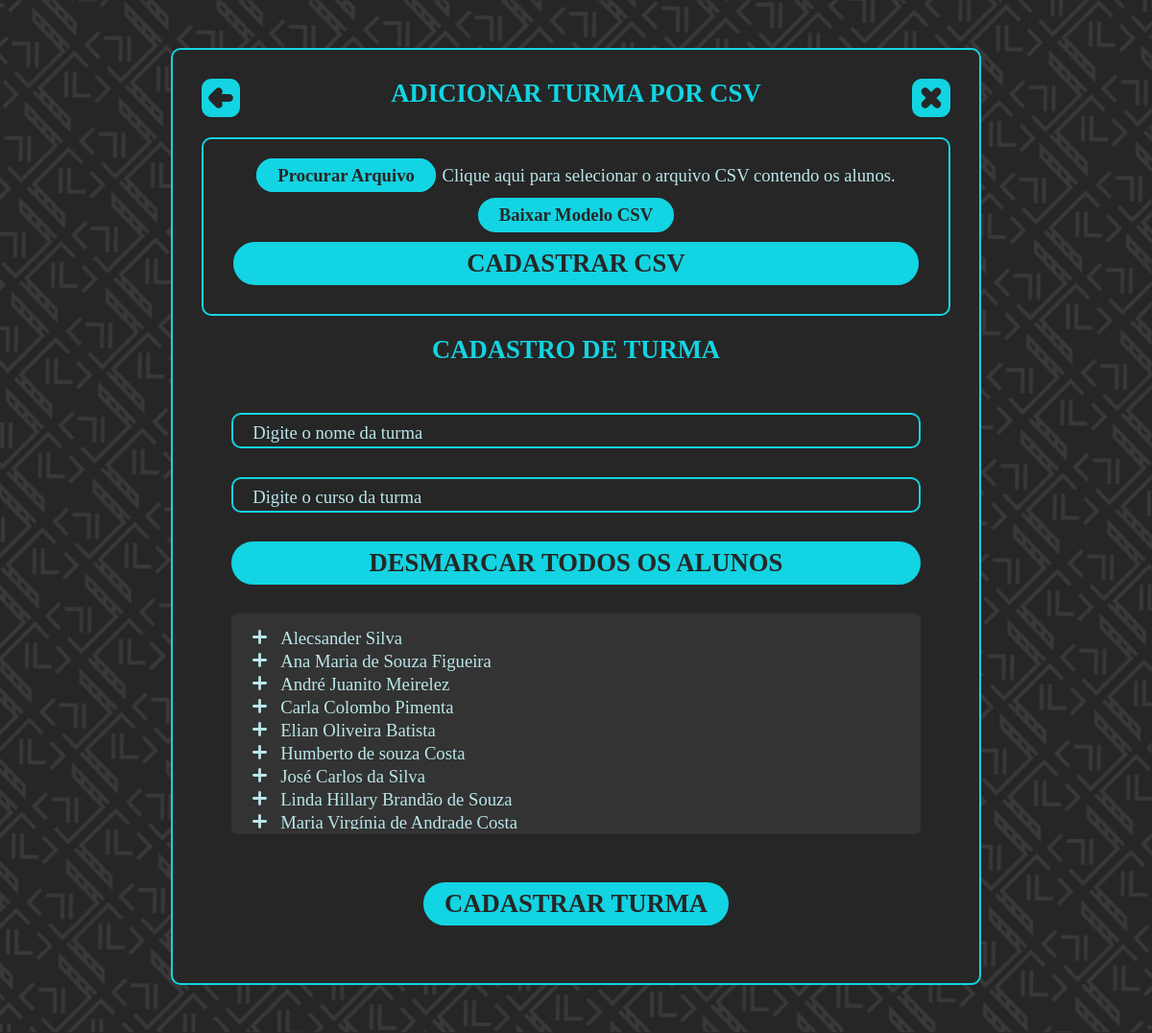
The page /pages/class/add_class (signed in) on the database as committed earlier.
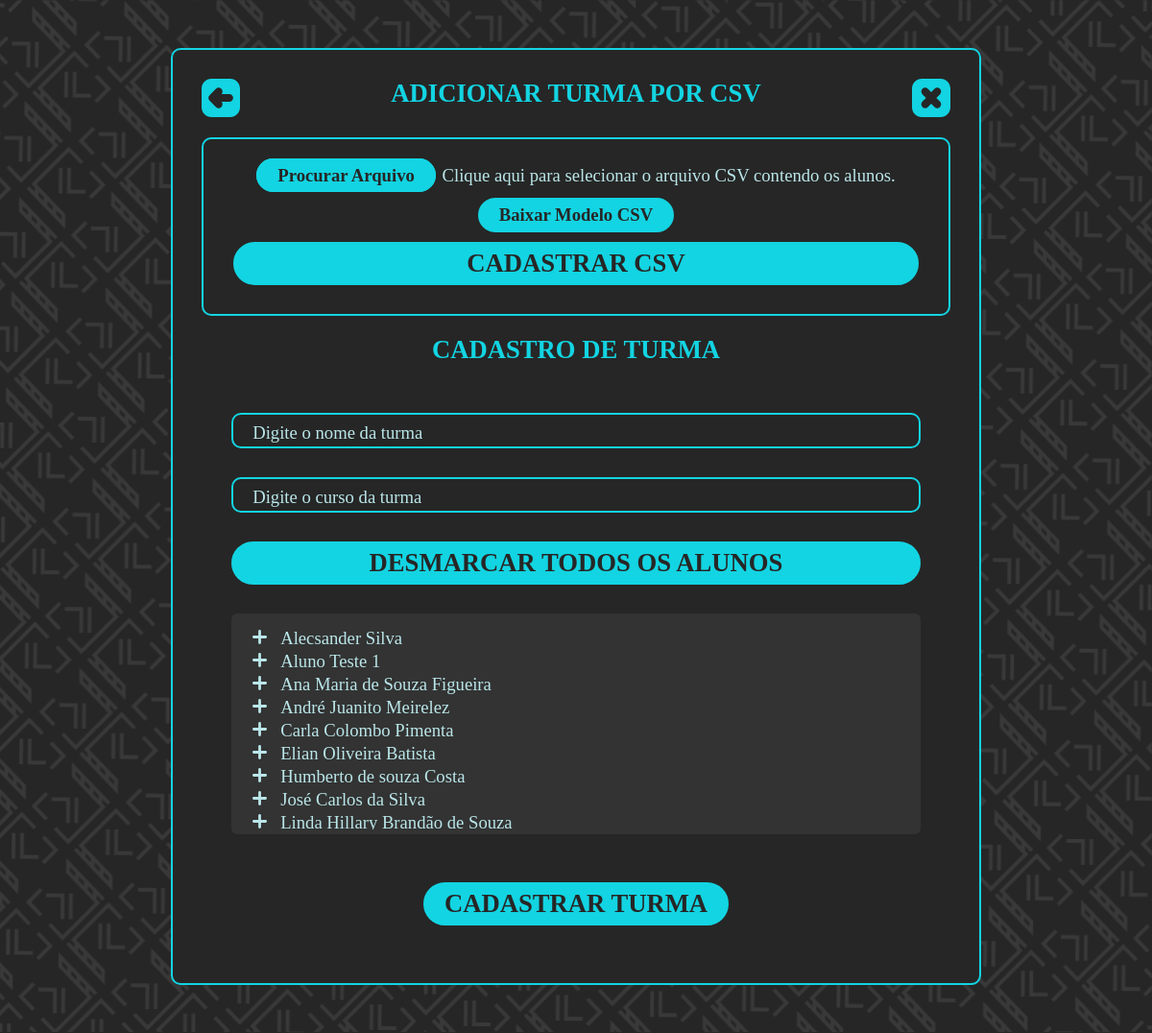
The same page on the database as committed later.
### tables this page shows
CREATE TABLE aluno (
    id_aluno        INTEGER       PRIMARY KEY AUTOINCREMENT
                                  NOT NULL,
    nome_aluno      VARCHAR (60)  NOT NULL,
    email_aluno     VARCHAR (100),
    matricula_aluno VARCHAR (60),
    id_usuario      INTEGER       REFERENCES usuario (id_usuario) 
                                  NOT NULL
);

### pages/class/add_class/index.php (the view, shortened to what this page needs)
<!DOCTYPE html>
<html lang="pt-br" dir="ltr">
  <head>
    <link rel="stylesheet" type="text/css" href="../../../styles/styles.css">
  </head>
  <body>
    <section class="window">
      <div class="container all container_extended">
        <div class="title">ADICIONAR TURMA POR CSV</div>
        <div class="inner_container contour">
          <div class="div_file">
              <label for="csv_file"><span class="button button_file">Procurar Arquivo</span></label>
              <span class="file_legend" id="file_legend">Clique aqui para selecionar o arquivo CSV contendo os alunos.</span>
          </div>
          <a href="../../../assets/docs/students_class.csv" download="Modelo Turma CSV(não modificar a formatação).csv"><input class="button button_file" type="button" value="Baixar Modelo CSV" /></a>
          <a class="button" href="#divList" onclick="cadastraCSV()">CADASTRAR CSV</a>
        </div>
          <form action="settings.php" method="post">
            <div class="title">CADASTRO DE TURMA</div>
              <div class="inner_container">
                <input type="text" class="input_text" placeholder="Digite o nome da turma" name="class_name" required>
                <input type="text" class="input_text" placeholder="Digite o curso da turma" name="course_class" required>
                <?php
                  function getStudent($id_user){
                  	try{
                  		$pdo = new PDO('sqlite:'.$_SESSION['absolute_path_base'].'src/database/database.db');
                  		$statement = $pdo->query("SELECT * FROM aluno WHERE id_usuario='".$id_user."' ORDER BY nome_aluno");
                  		$rows = $statement->fetchAll(PDO::FETCH_ASSOC);
                  	}catch(PDOException $e){
                  		$rows = 0;
                  		echo "<pre>";
                  		echo $e;
                  		echo "</pre>";
                  	}
                  	return $rows;
                  }
                  $rows = getStudent($_SESSION['id_user']);
                  ?>
                  <?php
                  echo '<input type="button" class="button" onclick="limparStudent(id_students)" value="DESMARCAR TODOS OS ALUNOS"/>';
                  echo '<div class="divList" id="divList">';
                  echo '<table class="view_table_add_student">';
                  echo '<tbody>';
                  for ($i = 0; $i < count($rows); $i++) {
                    $id_aluno = $rows[$i]['id_aluno'];
                    echo '<tr id="cb_tr'.$id_aluno.'">';
                    echo '<td>';
                    echo '<label for = "cb'.$rows[$i]['id_aluno'].'"><img id="icon'.$id_aluno.'" class="cb_icon" src="../../../assets/Icons/mais.svg"></ label>';
                    echo '</td>';
                    echo '<td>';
                    echo '<label id="cb_lb'.$id_aluno.'" for = "cb'.$rows[$i]['id_aluno'].'">'.$rows[$i]['nome_aluno'].'</ label>';
                    echo '</td>';
                    echo '</tr>';
                	}
                  echo '</tbody>';
                  echo '</table>';
                  echo '</div>';
                ?>
            </div>
            <button class="button" onclick="return confirm('Deseja mesmo criar essa turma?');" type="submit">CADASTRAR TURMA</button>
          </form>
          <a href='../../menu'><img src="../../../assets/Icons/voltar.svg" class="icon_voltar"></a>
          <a href='desconectar.php' onclick="return confirm('Tem certeza que deseja sair?')"><img src="../../../assets/Icons/fechar.svg" class="icon_fechar"></a>
        </div>
    </section>
  </body>
</html>

Rows that differ between the two databases and show on the page:
no longer on this page (row unchanged): aluno: nome_aluno "Maria Virgínia de Andrade Costa"
added aluno: nome_aluno "Aluno Teste 1"
